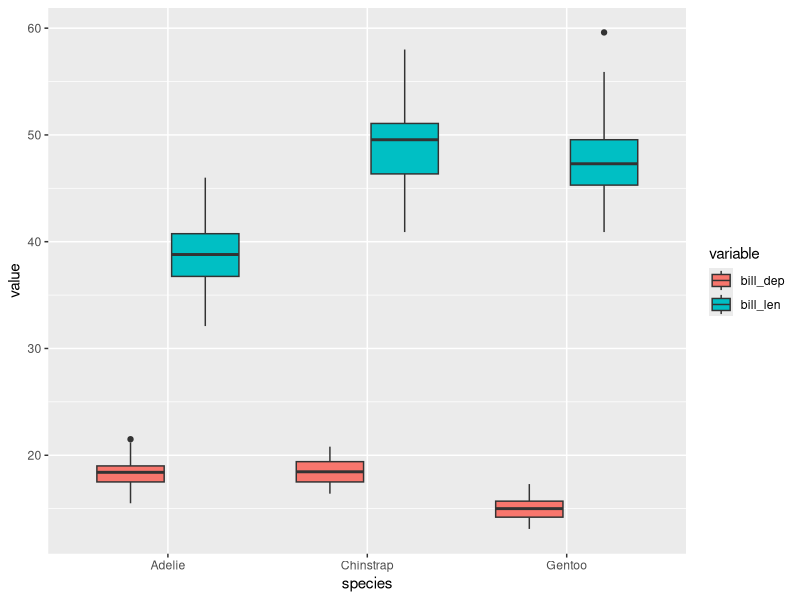

Write R code to recreate this figure.
## ---- chunk 1
#| message: false
library(tidyverse)
## ---- chunk 2

penguins %>%
  select(species, bill_len, bill_dep) %>%
  pivot_longer(!species, names_to = "variable") %>%
  ggplot(aes(x = species, y = value, fill = variable)) +
  geom_boxplot()
